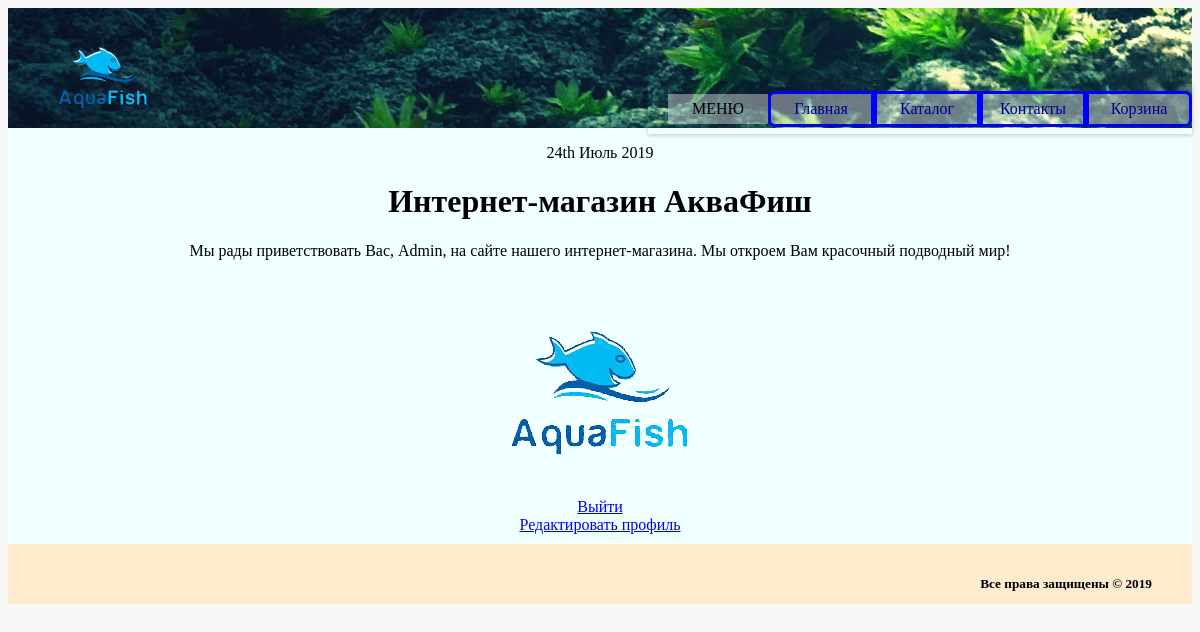
The page / (signed in) on the database its author committed.
### authapp/models.py (models this page shows, shortened)
class ShopUser(AbstractUser):
    class Meta:
        verbose_name = 'пользователь'
        verbose_name_plural = 'пользователи'
    avatar = models.ImageField(upload_to='users_avatars', blank=True)
    age = models.PositiveIntegerField(verbose_name='возраст')

### mainapp/views.py (the view)
def main(request):
    return render(request, 'mainapp/index.html')

### mainapp/templates/mainapp/index.html (shortened to what this page needs)
{% extends 'mainapp/base.html' %}
       {% block content %}
        <div class="welcom">
            <p>{% now "jS F Y" %}</p>
            <h1>Интернет-магазин АкваФиш</h1>
            {% if request.user.is_authenticated  %}
            <p>Мы рады приветствовать Вас, {{ request.user.username|title }}, на сайте нашего интернет-магазина. Мы откроем Вам красочный подводный мир!</p>
            <br>
            <div class="user_avatar"><img src="/media/{{ user.avatar }}"></div>
             <a href="{% url "auth:logout" %}">Выйти</a>
        <br>
        <a href="{% url "auth:edit" request.user.pk %}">Редактировать профиль</a>
    {% else %}
         <p>Мы рады приветствовать Вас, на сайте нашего интернет-магазина. Мы откроем Вам красочный подводный мир!</p>
        <a href="{% url "auth:login" %}">Войти</a>
        <br>
        <a href="{% url "auth:register" %}">Зарегистрироваться</a>
    {% endif %}
        </div>
{% endblock %}

### static/css/style.css (style rules this page uses)
body { background-color: #f8f8f8 }
.welcom { text-align: center; height: 400px; }

### rows shown on the page
ShopUser: user.username "Admin", avatar (picture)
